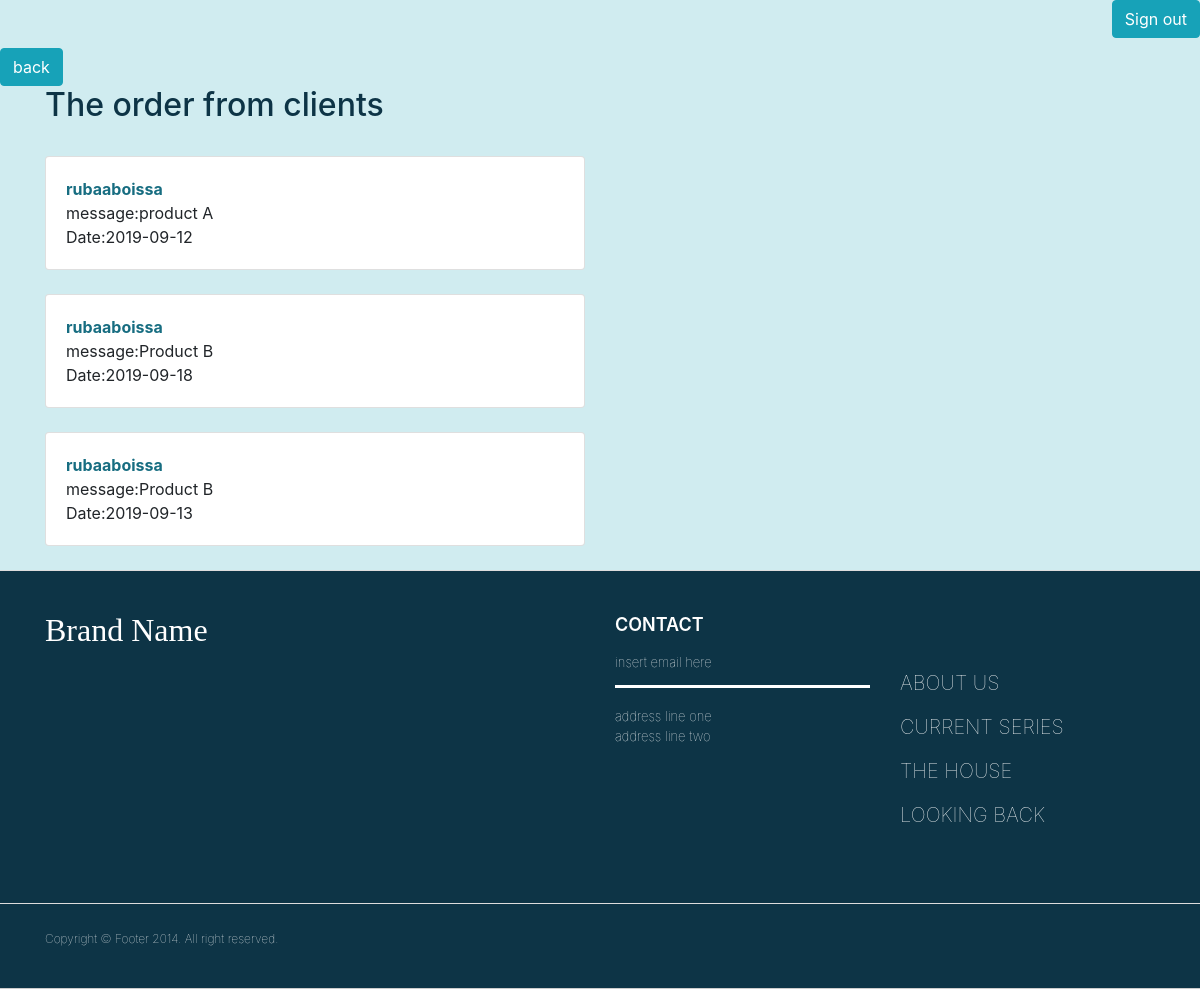
Before: /orders.php with the older database file.
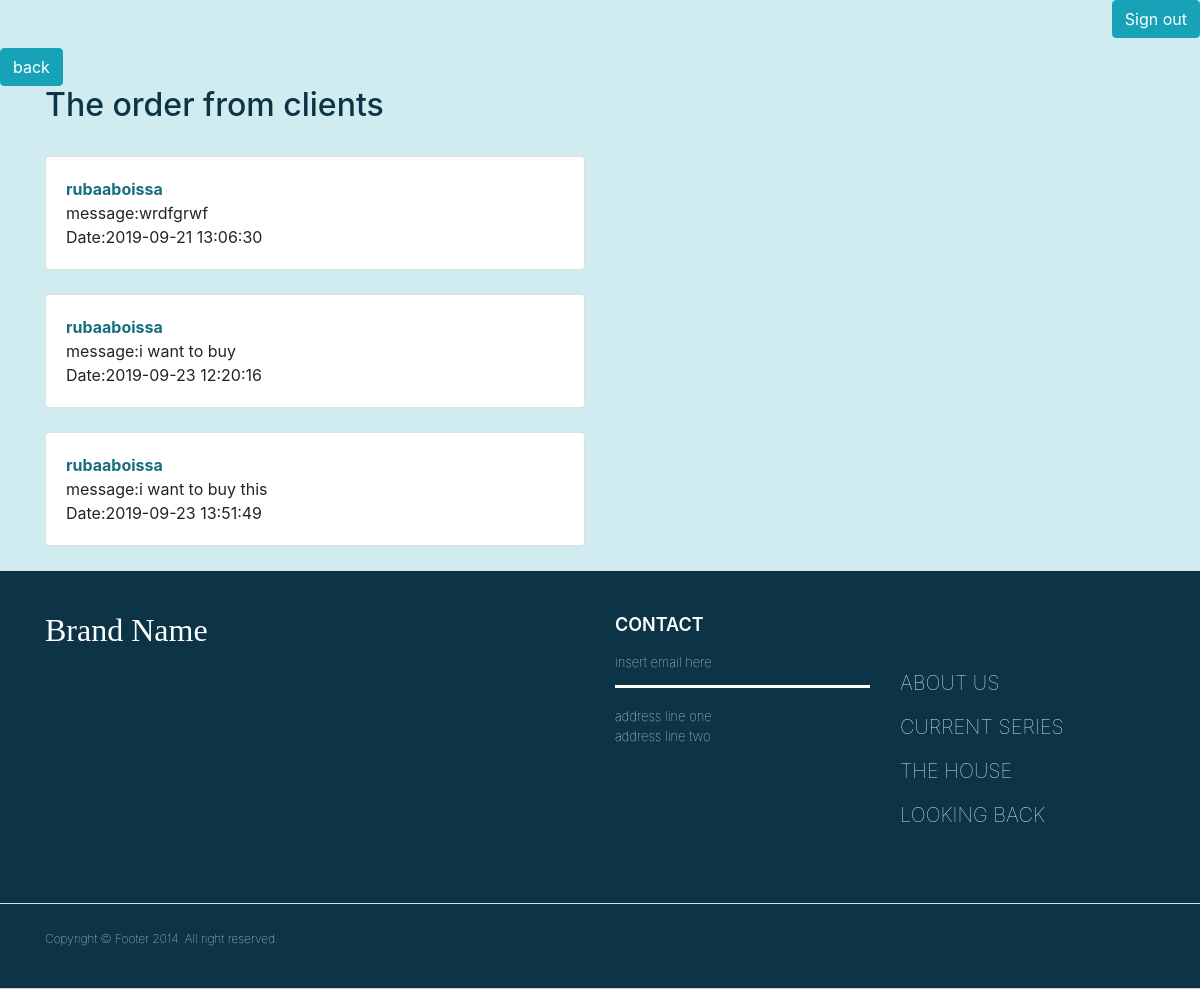
After: the same page with the newer database file.
### tables this page shows
CREATE TABLE `buy` (
  `buy_id` int(11) NOT NULL,
  `fk_user_from` int(11) NOT NULL,
  `buy_message` varchar(300) NOT NULL,
  `buy_date` timestamp NULL DEFAULT current_timestamp(),
  `product_id` int(11) DEFAULT NULL
);

CREATE TABLE `users` (
  `user_id` int(12) NOT NULL,
  `fullname` varchar(200) NOT NULL,
  `date_of_birth` date NOT NULL,
  `email` varchar(200) NOT NULL,
  `password` varchar(200) NOT NULL,
  `telefon` varchar(200) NOT NULL,
  `address` varchar(200) NOT NULL,
  `gender` enum('f','m') NOT NULL,
  `status` enum('Married','single') NOT NULL,
  `children` varchar(200) NOT NULL,
  `nationality` varchar(200) NOT NULL,
  `education` varchar(200) NOT NULL,
  `date_of_start` timestamp NOT NULL DEFAULT current_timestamp() ON UPDATE current_timestamp(),
  `role` varchar(200) NOT NULL
);

### orders.php (the view, shortened to what this page needs)
<?php
require 'db.php';
?>
<!DOCTYPE html>
<html lang="en">
<head>
<?php include 'header.php';?>
</head>
<body class="body">
<?php require 'nav.php'; ?>
<a href="managerpage.php"><button type='button' class='btn btn-info'>back</button></a>
<div class="container">
 <h2 style="color: #0d3446" >The order from clients</h2><br>
  <?php
    $sql = "SELECT * FROM buy
    JOIN users ON fk_user_from=user_id";
    $result =mysqli_query($conn,$sql);
    if($result->num_rows> 0) {
        while($row = $result->fetch_assoc()) {?>
<div class="row">
    <div class="col-sm-6">
        <div class="card">
            <div class="card-body">
                <strong style="color:#176d81"><?php echo $row['fullname'];?></strong><br>
                <span>message:</span><?php echo $row['buy_message'];?><br>
                <span>Date:</span><?php echo $row['buy_date'];?><br>
 </div>
        </div>
                <br>
    </div>
</div>
<?php
}
}
    ?>
</div>
<?php require 'footer.php'; ?>
</body>
</html>

### header.php (shortened to what this page needs)
<link rel="stylesheet" href="https://stackpath.bootstrapcdn.com/bootstrap/4.3.1/css/bootstrap.min.css">

### nav.php (shortened to what this page needs)
</div> <a class="btn btn-info float-right" href ="logout.php?logout">Sign out</a><br><br>

### footer.php (shortened to what this page needs)
<!DOCTYPE html>
<html lang="en">
<head>
</head>
<body>
<footer>
    <div class="footer" id="footer">
        <div class="container">
            <div class="row">
                <div class="col-lg-6 col-md-6 col-sm-6 col-xs-6">
                    <h4> Brand Name </h4>
                </div>
                <div class="col-lg-3 col-sm-2 col-xs-3">
                    <h3> Contact </h3>
                    <ul>
                        <li><a class="email"href="#"> insert email here </a></li>
                        <br/>
                        <li> <p> address line one </p> </li>
                        <li> <p> address line two </p> </li>
                    </ul>
                </div>
                <div class="col-lg-3 col-sm-2 col-xs-3">
                    <ul>
                        <li> <h5> <a href="#" style="margin-top: 5em"> ABOUT US</a> <h5></li>
                        <li> <h5><a href="#"> CURRENT SERIES </a> <h5></li>
                        <li> <h5><a href="#"> THE HOUSE </a> <h5></li>
                        <li> <h5><a href="#"> LOOKING BACK </a> <h5></li>
                    </ul>
                </div>
        </div>
    </div>
    <div class="footer-bottom">
        <div class="container">
            <p class="pull-left copyright"> Copyright © Footer 2014. All right reserved. </p>
        </div>
    </div>
</footer>
</body>
</html>

### orders.php (style rules this page uses)
.body { background-color: #d0ecf0 }

### footer.php (style rules this page uses)
.footer { background: #0d3446; height: auto; padding-bottom: 30px; position: relative; width: 100%; border-bottom: 1px solid #CCCCCC; border-top: 1px solid #DDDDDD; }
.footer p { margin: 0; }
.footer h3 { color: white; font-size: 18px; font-weight: 600; line-height: 27px; padding: 40px 0 0px; text-transform: uppercase; margin-bottom: 15px; }
.footer h4 { color: white; font-size: 2em; font-weight: 600; line-height: 38px; padding: 40px 0 10px; font-family: cursive; font-weight: lighter }
.footer ul { font-size: 13px; list-style-type: none; margin-left: 0; padding-left: 0; margin-top: 0px; color: #7F8C8D; padding: 0 0 8px 0; }
.email { border-bottom: 3px solid #fff; }
.footer ul li a { padding: 0 0 12px 0; display: block; }
.footer a { color: white; font-weight: lighter; }
.footer p { color: white; font-weight: lighter; font-size: }
.footer-bottom { margin-top: 2em; border-top: 1px solid #DDDDDD; padding-top: 20px; padding-bottom: 10px; }
.footer-bottom p.pull-left { padding-top: 6px; font-size: 0.75em }

Changed rows visible on the page:
removed buy: fk_user_from.fullname "rubaaboissa", buy_message "product A", buy_date "2019-09-12"
removed buy: fk_user_from.fullname "rubaaboissa", buy_message "Product B", buy_date "2019-09-18"
removed buy: fk_user_from.fullname "rubaaboissa", buy_message "Product B", buy_date "2019-09-13"
added buy: fk_user_from.fullname "rubaaboissa", buy_message "wrdfgrwf", buy_date "2019-09-21 13:06:30"
added buy: fk_user_from.fullname "rubaaboissa", buy_message "i want to buy", buy_date "2019-09-23 12:20:16"
added buy: fk_user_from.fullname "rubaaboissa", buy_message "i want to buy this", buy_date "2019-09-23 13:51:49"
